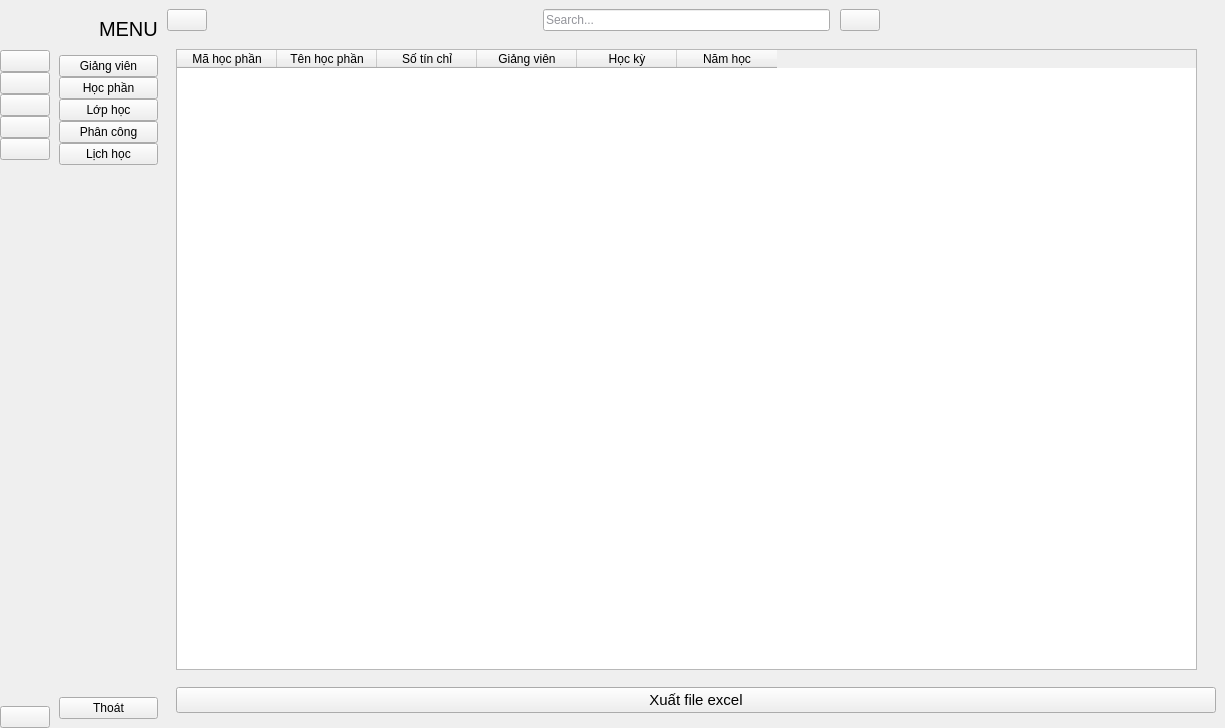
<?xml version="1.0" encoding="UTF-8"?>
<ui version="4.0">
 <class>MainWindow</class>
 <widget class="QMainWindow" name="MainWindow">
  <property name="geometry">
   <rect>
    <x>0</x>
    <y>0</y>
    <width>1225</width>
    <height>728</height>
   </rect>
  </property>
  <property name="windowTitle">
   <string>MainWindow</string>
  </property>
  <widget class="QWidget" name="centralwidget">
   <layout class="QGridLayout" name="gridLayout">
    <property name="leftMargin">
     <number>0</number>
    </property>
    <property name="topMargin">
     <number>0</number>
    </property>
    <property name="rightMargin">
     <number>0</number>
    </property>
    <property name="bottomMargin">
     <number>0</number>
    </property>
    <property name="spacing">
     <number>0</number>
    </property>
    <item row="0" column="0">
     <widget class="QWidget" name="icon_only_widget" native="true">
      <layout class="QVBoxLayout" name="verticalLayout_3">
       <property name="spacing">
        <number>0</number>
       </property>
       <property name="leftMargin">
        <number>0</number>
       </property>
       <property name="topMargin">
        <number>0</number>
       </property>
       <property name="rightMargin">
        <number>0</number>
       </property>
       <property name="bottomMargin">
        <number>0</number>
       </property>
       <item>
        <layout class="QHBoxLayout" name="horizontalLayout_3">
         <item>
          <widget class="QLabel" name="logo_label_1">
           <property name="minimumSize">
            <size>
             <width>50</width>
             <height>50</height>
            </size>
           </property>
           <property name="maximumSize">
            <size>
             <width>50</width>
             <height>50</height>
            </size>
           </property>
           <property name="text">
            <string/>
           </property>
           <property name="pixmap">
            <pixmap resource="resual.qrc">:/icon/logo.jpg</pixmap>
           </property>
           <property name="scaledContents">
            <bool>true</bool>
           </property>
          </widget>
         </item>
        </layout>
       </item>
       <item>
        <layout class="QVBoxLayout" name="verticalLayout">
         <property name="spacing">
          <number>0</number>
         </property>
         <item>
          <widget class="QPushButton" name="giangvien_btn1">
           <property name="text">
            <string/>
           </property>
           <property name="icon">
            <iconset resource="resual.qrc">
             <normaloff>:/icon/mu.png</normaloff>
             <normalon>:/icon/mu.png</normalon>:/icon/mu.png</iconset>
           </property>
           <property name="iconSize">
            <size>
             <width>20</width>
             <height>20</height>
            </size>
           </property>
           <property name="checkable">
            <bool>true</bool>
           </property>
           <property name="autoExclusive">
            <bool>true</bool>
           </property>
          </widget>
         </item>
         <item>
          <widget class="QPushButton" name="hocphan_btn1">
           <property name="text">
            <string/>
           </property>
           <property name="icon">
            <iconset resource="resual.qrc">
             <normaloff>:/icon/laptop.png</normaloff>
             <normalon>:/icon/laptop.png</normalon>:/icon/laptop.png</iconset>
           </property>
           <property name="iconSize">
            <size>
             <width>20</width>
             <height>20</height>
            </size>
           </property>
           <property name="checkable">
            <bool>true</bool>
           </property>
           <property name="autoExclusive">
            <bool>true</bool>
           </property>
          </widget>
         </item>
         <item>
          <widget class="QPushButton" name="lophoc_btn1">
           <property name="text">
            <string/>
           </property>
           <property name="icon">
            <iconset resource="resual.qrc">
             <normaloff>:/icon/phanconggiangday.png</normaloff>
             <normalon>:/icon/phanconggiangday.png</normalon>:/icon/phanconggiangday.png</iconset>
           </property>
           <property name="iconSize">
            <size>
             <width>20</width>
             <height>20</height>
            </size>
           </property>
           <property name="checkable">
            <bool>true</bool>
           </property>
           <property name="autoExclusive">
            <bool>true</bool>
           </property>
          </widget>
         </item>
         <item>
          <widget class="QPushButton" name="phancong_btn1">
           <property name="text">
            <string/>
           </property>
           <property name="icon">
            <iconset resource="resual.qrc">
             <normaloff>:/icon/amduong.png</normaloff>
             <normalon>:/icon/amduong.png</normalon>:/icon/amduong.png</iconset>
           </property>
           <property name="iconSize">
            <size>
             <width>20</width>
             <height>20</height>
            </size>
           </property>
           <property name="checkable">
            <bool>true</bool>
           </property>
           <property name="autoExclusive">
            <bool>true</bool>
           </property>
          </widget>
         </item>
         <item>
          <widget class="QPushButton" name="lichhoc_btn1">
           <property name="text">
            <string/>
           </property>
           <property name="icon">
            <iconset resource="resual.qrc">
             <normaloff>:/icon/lich.png</normaloff>
             <normalon>:/icon/lich.png</normalon>:/icon/lich.png</iconset>
           </property>
           <property name="iconSize">
            <size>
             <width>20</width>
             <height>20</height>
            </size>
           </property>
           <property name="checkable">
            <bool>true</bool>
           </property>
           <property name="autoExclusive">
            <bool>true</bool>
           </property>
          </widget>
         </item>
        </layout>
       </item>
       <item>
        <spacer name="verticalSpacer">
         <property name="orientation">
          <enum>Qt::Vertical</enum>
         </property>
         <property name="sizeHint" stdset="0">
          <size>
           <width>20</width>
           <height>375</height>
          </size>
         </property>
        </spacer>
       </item>
       <item>
        <widget class="QPushButton" name="exit_btn_1">
         <property name="text">
          <string/>
         </property>
         <property name="icon">
          <iconset resource="resual.qrc">
           <normaloff>:/icon/exit.png</normaloff>
           <normalon>:/icon/exit.png</normalon>:/icon/exit.png</iconset>
         </property>
         <property name="iconSize">
          <size>
           <width>20</width>
           <height>20</height>
          </size>
         </property>
        </widget>
       </item>
      </layout>
     </widget>
    </item>
    <item row="0" column="1">
     <widget class="QWidget" name="full_menu_widget" native="true">
      <layout class="QVBoxLayout" name="verticalLayout_4">
       <item>
        <layout class="QHBoxLayout" name="horizontalLayout_2">
         <property name="spacing">
          <number>0</number>
         </property>
         <item>
          <widget class="QLabel" name="logo_label_2">
           <property name="minimumSize">
            <size>
             <width>40</width>
             <height>40</height>
            </size>
           </property>
           <property name="maximumSize">
            <size>
             <width>40</width>
             <height>40</height>
            </size>
           </property>
           <property name="text">
            <string/>
           </property>
           <property name="pixmap">
            <pixmap resource="resual.qrc">:/icon/logo.jpg</pixmap>
           </property>
           <property name="scaledContents">
            <bool>true</bool>
           </property>
          </widget>
         </item>
         <item>
          <widget class="QLabel" name="logo_label_3">
           <property name="font">
            <font>
             <pointsize>15</pointsize>
            </font>
           </property>
           <property name="text">
            <string>MENU</string>
           </property>
          </widget>
         </item>
        </layout>
       </item>
       <item>
        <layout class="QVBoxLayout" name="verticalLayout_2">
         <property name="spacing">
          <number>0</number>
         </property>
         <item>
          <widget class="QPushButton" name="giangvien_btn2">
           <property name="text">
            <string>Giảng viên</string>
           </property>
           <property name="icon">
            <iconset>
             <normaloff>:/icon/icon/home-4-32.ico</normaloff>
             <normalon>:/icon/icon/home-4-48.ico</normalon>:/icon/icon/home-4-32.ico</iconset>
           </property>
           <property name="iconSize">
            <size>
             <width>14</width>
             <height>14</height>
            </size>
           </property>
           <property name="checkable">
            <bool>true</bool>
           </property>
           <property name="autoExclusive">
            <bool>true</bool>
           </property>
          </widget>
         </item>
         <item>
          <widget class="QPushButton" name="hocphan_btn2">
           <property name="text">
            <string>Học phần</string>
           </property>
           <property name="icon">
            <iconset>
             <normaloff>:/icon/icon/dashboard-5-32.ico</normaloff>
             <normalon>:/icon/icon/dashboard-5-48.ico</normalon>:/icon/icon/dashboard-5-32.ico</iconset>
           </property>
           <property name="iconSize">
            <size>
             <width>14</width>
             <height>14</height>
            </size>
           </property>
           <property name="checkable">
            <bool>true</bool>
           </property>
           <property name="autoExclusive">
            <bool>true</bool>
           </property>
          </widget>
         </item>
         <item>
          <widget class="QPushButton" name="lophoc_btn2">
           <property name="text">
            <string>Lớp học</string>
           </property>
           <property name="icon">
            <iconset>
             <normaloff>:/icon/icon/activity-feed-32.ico</normaloff>
             <normalon>:/icon/icon/activity-feed-48.ico</normalon>:/icon/icon/activity-feed-32.ico</iconset>
           </property>
           <property name="iconSize">
            <size>
             <width>14</width>
             <height>14</height>
            </size>
           </property>
           <property name="checkable">
            <bool>true</bool>
           </property>
           <property name="autoExclusive">
            <bool>true</bool>
           </property>
          </widget>
         </item>
         <item>
          <widget class="QPushButton" name="phancong_btn2">
           <property name="text">
            <string>Phân công</string>
           </property>
           <property name="icon">
            <iconset>
             <normaloff>:/icon/icon/product-32.ico</normaloff>
             <normalon>:/icon/icon/product-48.ico</normalon>:/icon/icon/product-32.ico</iconset>
           </property>
           <property name="iconSize">
            <size>
             <width>14</width>
             <height>14</height>
            </size>
           </property>
           <property name="checkable">
            <bool>true</bool>
           </property>
           <property name="autoExclusive">
            <bool>true</bool>
           </property>
          </widget>
         </item>
         <item>
          <widget class="QPushButton" name="lichhoc_btn2">
           <property name="text">
            <string>Lịch học</string>
           </property>
           <property name="icon">
            <iconset>
             <normaloff>:/icon/icon/group-32.ico</normaloff>
             <normalon>:/icon/icon/group-48.ico</normalon>:/icon/icon/group-32.ico</iconset>
           </property>
           <property name="iconSize">
            <size>
             <width>14</width>
             <height>14</height>
            </size>
           </property>
           <property name="checkable">
            <bool>true</bool>
           </property>
           <property name="autoExclusive">
            <bool>true</bool>
           </property>
          </widget>
         </item>
        </layout>
       </item>
       <item>
        <spacer name="verticalSpacer_2">
         <property name="orientation">
          <enum>Qt::Vertical</enum>
         </property>
         <property name="sizeHint" stdset="0">
          <size>
           <width>20</width>
           <height>373</height>
          </size>
         </property>
        </spacer>
       </item>
       <item>
        <widget class="QPushButton" name="exit_btn_2">
         <property name="text">
          <string>Thoát</string>
         </property>
         <property name="icon">
          <iconset resource="resual.qrc">
           <normaloff>:/icon/exit.png</normaloff>
           <normalon>:/icon/exit.png</normalon>:/icon/exit.png</iconset>
         </property>
         <property name="iconSize">
          <size>
           <width>14</width>
           <height>14</height>
          </size>
         </property>
        </widget>
       </item>
      </layout>
     </widget>
    </item>
    <item row="0" column="2">
     <widget class="QWidget" name="widget_3" native="true">
      <layout class="QVBoxLayout" name="verticalLayout_5">
       <property name="spacing">
        <number>0</number>
       </property>
       <property name="leftMargin">
        <number>0</number>
       </property>
       <property name="topMargin">
        <number>0</number>
       </property>
       <property name="rightMargin">
        <number>0</number>
       </property>
       <property name="bottomMargin">
        <number>0</number>
       </property>
       <item>
        <widget class="QWidget" name="widget" native="true">
         <property name="minimumSize">
          <size>
           <width>0</width>
           <height>40</height>
          </size>
         </property>
         <layout class="QHBoxLayout" name="horizontalLayout_4">
          <property name="spacing">
           <number>0</number>
          </property>
          <property name="leftMargin">
           <number>0</number>
          </property>
          <property name="topMargin">
           <number>0</number>
          </property>
          <property name="rightMargin">
           <number>9</number>
          </property>
          <property name="bottomMargin">
           <number>0</number>
          </property>
          <item>
           <widget class="QPushButton" name="menu_btn">
            <property name="text">
             <string/>
            </property>
            <property name="icon">
             <iconset resource="resual.qrc">
              <normaloff>:/icon/menu.png</normaloff>
              <normalon>:/icon/menu.png</normalon>:/icon/menu.png</iconset>
            </property>
            <property name="iconSize">
             <size>
              <width>14</width>
              <height>14</height>
             </size>
            </property>
            <property name="checkable">
             <bool>true</bool>
            </property>
           </widget>
          </item>
          <item>
           <spacer name="horizontalSpacer">
            <property name="orientation">
             <enum>Qt::Horizontal</enum>
            </property>
            <property name="sizeHint" stdset="0">
             <size>
              <width>236</width>
              <height>20</height>
             </size>
            </property>
           </spacer>
          </item>
          <item>
           <layout class="QHBoxLayout" name="horizontalLayout">
            <property name="spacing">
             <number>10</number>
            </property>
            <item>
             <widget class="QLineEdit" name="search_input">
              <property name="styleSheet">
               <string notr="true">color:rgb(40, 42, 54)</string>
              </property>
              <property name="placeholderText">
               <string>Search...</string>
              </property>
             </widget>
            </item>
            <item>
             <widget class="QPushButton" name="search_btn">
              <property name="text">
               <string/>
              </property>
              <property name="icon">
               <iconset resource="resual.qrc">
                <normaloff>:/icon/timkiem.png</normaloff>
                <normalon>:/icon/timkiem.png</normalon>:/icon/timkiem.png</iconset>
              </property>
             </widget>
            </item>
           </layout>
          </item>
          <item>
           <spacer name="horizontalSpacer_2">
            <property name="orientation">
             <enum>Qt::Horizontal</enum>
            </property>
            <property name="sizeHint" stdset="0">
             <size>
              <width>236</width>
              <height>20</height>
             </size>
            </property>
           </spacer>
          </item>
         </layout>
        </widget>
       </item>
       <item>
        <widget class="QStackedWidget" name="stackedWidget">
         <property name="currentIndex">
          <number>5</number>
         </property>
         <widget class="QWidget" name="page">
          <layout class="QGridLayout" name="gridLayout_2">
           <item row="0" column="0">
            <widget class="QLabel" name="label_4">
             <property name="font">
              <font>
               <pointsize>20</pointsize>
              </font>
             </property>
             <property name="text">
              <string>Home Page</string>
             </property>
             <property name="alignment">
              <set>Qt::AlignCenter</set>
             </property>
            </widget>
           </item>
          </layout>
         </widget>
         <widget class="QWidget" name="page_2">
          <layout class="QGridLayout" name="gridLayout_3">
           <item row="0" column="0">
            <widget class="QLabel" name="label_5">
             <property name="font">
              <font>
               <pointsize>20</pointsize>
              </font>
             </property>
             <property name="text">
              <string>Dashboard Page</string>
             </property>
             <property name="alignment">
              <set>Qt::AlignCenter</set>
             </property>
            </widget>
           </item>
          </layout>
         </widget>
         <widget class="QWidget" name="page_3">
          <layout class="QGridLayout" name="gridLayout_4">
           <item row="0" column="0">
            <widget class="QLabel" name="label_6">
             <property name="font">
              <font>
               <pointsize>20</pointsize>
              </font>
             </property>
             <property name="text">
              <string>Orders Page</string>
             </property>
             <property name="alignment">
              <set>Qt::AlignCenter</set>
             </property>
            </widget>
           </item>
          </layout>
         </widget>
         <widget class="QWidget" name="page_4">
          <layout class="QGridLayout" name="gridLayout_5">
           <item row="0" column="0">
            <widget class="QLabel" name="label_7">
             <property name="font">
              <font>
               <pointsize>20</pointsize>
              </font>
             </property>
             <property name="text">
              <string>Product Page</string>
             </property>
             <property name="alignment">
              <set>Qt::AlignCenter</set>
             </property>
            </widget>
           </item>
          </layout>
         </widget>
         <widget class="QWidget" name="page_5">
          <layout class="QGridLayout" name="gridLayout_6">
           <item row="0" column="0">
            <widget class="QLabel" name="label_8">
             <property name="font">
              <font>
               <pointsize>20</pointsize>
              </font>
             </property>
             <property name="text">
              <string>Customers Page</string>
             </property>
             <property name="alignment">
              <set>Qt::AlignCenter</set>
             </property>
            </widget>
           </item>
          </layout>
         </widget>
         <widget class="QWidget" name="page_6">
          <layout class="QGridLayout" name="gridLayout_7">
           <item row="0" column="0">
            <widget class="QStackedWidget" name="stackedWidget_2">
             <property name="currentIndex">
              <number>0</number>
             </property>
             <widget class="QWidget" name="page_8">
              <widget class="QTableWidget" name="tableWidget">
               <property name="geometry">
                <rect>
                 <x>0</x>
                 <y>0</y>
                 <width>1021</width>
                 <height>621</height>
                </rect>
               </property>
               <column>
                <property name="text">
                 <string>Mã học phần</string>
                </property>
               </column>
               <column>
                <property name="text">
                 <string>Tên học phần</string>
                </property>
               </column>
               <column>
                <property name="text">
                 <string>Số tín chỉ</string>
                </property>
               </column>
               <column>
                <property name="text">
                 <string>Giảng viên</string>
                </property>
               </column>
               <column>
                <property name="text">
                 <string>Học kỳ</string>
                </property>
               </column>
               <column>
                <property name="text">
                 <string>Năm học</string>
                </property>
               </column>
              </widget>
             </widget>
            </widget>
           </item>
           <item row="2" column="0">
            <widget class="QWidget" name="widget_2" native="true"/>
           </item>
           <item row="1" column="0">
            <widget class="QPushButton" name="btn_xuat">
             <property name="font">
              <font>
               <pointsize>11</pointsize>
              </font>
             </property>
             <property name="text">
              <string>Xuất file excel</string>
             </property>
            </widget>
           </item>
          </layout>
         </widget>
         <widget class="QWidget" name="page_7">
          <layout class="QGridLayout" name="gridLayout_8">
           <item row="0" column="0">
            <widget class="QLabel" name="label_10">
             <property name="font">
              <font>
               <pointsize>20</pointsize>
              </font>
             </property>
             <property name="text">
              <string>User Page</string>
             </property>
             <property name="alignment">
              <set>Qt::AlignCenter</set>
             </property>
            </widget>
           </item>
          </layout>
         </widget>
        </widget>
       </item>
      </layout>
     </widget>
    </item>
   </layout>
  </widget>
 </widget>
 <resources>
  <include location="resual.qrc"/>
 </resources>
 <connections>
  <connection>
   <sender>menu_btn</sender>
   <signal>toggled(bool)</signal>
   <receiver>icon_only_widget</receiver>
   <slot>setVisible(bool)</slot>
   <hints>
    <hint type="sourcelabel">
     <x>197</x>
     <y>23</y>
    </hint>
    <hint type="destinationlabel">
     <x>50</x>
     <y>362</y>
    </hint>
   </hints>
  </connection>
  <connection>
   <sender>menu_btn</sender>
   <signal>toggled(bool)</signal>
   <receiver>full_menu_widget</receiver>
   <slot>setHidden(bool)</slot>
   <hints>
    <hint type="sourcelabel">
     <x>188</x>
     <y>25</y>
    </hint>
    <hint type="destinationlabel">
     <x>173</x>
     <y>257</y>
    </hint>
   </hints>
  </connection>
  <connection>
   <sender>giangvien_btn1</sender>
   <signal>toggled(bool)</signal>
   <receiver>giangvien_btn2</receiver>
   <slot>setChecked(bool)</slot>
   <hints>
    <hint type="sourcelabel">
     <x>27</x>
     <y>69</y>
    </hint>
    <hint type="destinationlabel">
     <x>72</x>
     <y>76</y>
    </hint>
   </hints>
  </connection>
  <connection>
   <sender>hocphan_btn1</sender>
   <signal>toggled(bool)</signal>
   <receiver>hocphan_btn2</receiver>
   <slot>setChecked(bool)</slot>
   <hints>
    <hint type="sourcelabel">
     <x>33</x>
     <y>100</y>
    </hint>
    <hint type="destinationlabel">
     <x>67</x>
     <y>99</y>
    </hint>
   </hints>
  </connection>
  <connection>
   <sender>lophoc_btn1</sender>
   <signal>toggled(bool)</signal>
   <receiver>lophoc_btn2</receiver>
   <slot>setChecked(bool)</slot>
   <hints>
    <hint type="sourcelabel">
     <x>33</x>
     <y>123</y>
    </hint>
    <hint type="destinationlabel">
     <x>69</x>
     <y>125</y>
    </hint>
   </hints>
  </connection>
  <connection>
   <sender>phancong_btn1</sender>
   <signal>toggled(bool)</signal>
   <receiver>phancong_btn2</receiver>
   <slot>setChecked(bool)</slot>
   <hints>
    <hint type="sourcelabel">
     <x>24</x>
     <y>148</y>
    </hint>
    <hint type="destinationlabel">
     <x>72</x>
     <y>148</y>
    </hint>
   </hints>
  </connection>
  <connection>
   <sender>lichhoc_btn1</sender>
   <signal>toggled(bool)</signal>
   <receiver>lichhoc_btn2</receiver>
   <slot>setChecked(bool)</slot>
   <hints>
    <hint type="sourcelabel">
     <x>33</x>
     <y>177</y>
    </hint>
    <hint type="destinationlabel">
     <x>67</x>
     <y>172</y>
    </hint>
   </hints>
  </connection>
  <connection>
   <sender>giangvien_btn2</sender>
   <signal>toggled(bool)</signal>
   <receiver>giangvien_btn1</receiver>
   <slot>setChecked(bool)</slot>
   <hints>
    <hint type="sourcelabel">
     <x>70</x>
     <y>63</y>
    </hint>
    <hint type="destinationlabel">
     <x>41</x>
     <y>60</y>
    </hint>
   </hints>
  </connection>
  <connection>
   <sender>hocphan_btn2</sender>
   <signal>toggled(bool)</signal>
   <receiver>hocphan_btn1</receiver>
   <slot>setChecked(bool)</slot>
   <hints>
    <hint type="sourcelabel">
     <x>160</x>
     <y>99</y>
    </hint>
    <hint type="destinationlabel">
     <x>26</x>
     <y>90</y>
    </hint>
   </hints>
  </connection>
  <connection>
   <sender>lophoc_btn2</sender>
   <signal>toggled(bool)</signal>
   <receiver>lophoc_btn1</receiver>
   <slot>setChecked(bool)</slot>
   <hints>
    <hint type="sourcelabel">
     <x>143</x>
     <y>112</y>
    </hint>
    <hint type="destinationlabel">
     <x>39</x>
     <y>114</y>
    </hint>
   </hints>
  </connection>
  <connection>
   <sender>phancong_btn2</sender>
   <signal>toggled(bool)</signal>
   <receiver>phancong_btn1</receiver>
   <slot>setChecked(bool)</slot>
   <hints>
    <hint type="sourcelabel">
     <x>162</x>
     <y>142</y>
    </hint>
    <hint type="destinationlabel">
     <x>43</x>
     <y>144</y>
    </hint>
   </hints>
  </connection>
  <connection>
   <sender>lichhoc_btn2</sender>
   <signal>toggled(bool)</signal>
   <receiver>lichhoc_btn1</receiver>
   <slot>setChecked(bool)</slot>
   <hints>
    <hint type="sourcelabel">
     <x>162</x>
     <y>163</y>
    </hint>
    <hint type="destinationlabel">
     <x>39</x>
     <y>184</y>
    </hint>
   </hints>
  </connection>
  <connection>
   <sender>exit_btn_2</sender>
   <signal>clicked()</signal>
   <receiver>MainWindow</receiver>
   <slot>close()</slot>
   <hints>
    <hint type="sourcelabel">
     <x>126</x>
     <y>584</y>
    </hint>
    <hint type="destinationlabel">
     <x>284</x>
     <y>606</y>
    </hint>
   </hints>
  </connection>
  <connection>
   <sender>exit_btn_1</sender>
   <signal>clicked()</signal>
   <receiver>MainWindow</receiver>
   <slot>close()</slot>
   <hints>
    <hint type="sourcelabel">
     <x>34</x>
     <y>592</y>
    </hint>
    <hint type="destinationlabel">
     <x>47</x>
     <y>626</y>
    </hint>
   </hints>
  </connection>
 </connections>
</ui>
